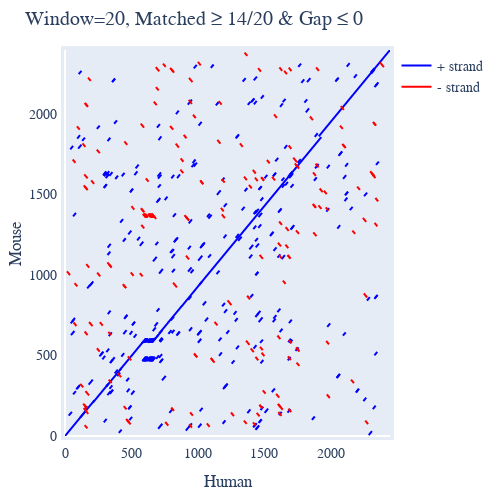

The notebook cell this image was saved under:
### Markdown cell above
## Displaying dotplot for the reverse complement

### Code cell
draw = seqs.dotplot(name1="Human", name2="Mouse", rc=True)
draw.show()

### Figure 1 — Plotly figure (JSON) as saved in the notebook; plotly's stock layout.template omitted (floating-point values rounded to 4 significant figures; data arrays with more than 128 entries replaced by an {"elided": "..."} marker saying what was removed)
{"data": [{"line": {"color": "blue"}, "mode": "lines", "name": "+ strand", "type": "scatter", "x": {"elided": "1061 int values"}, "xaxis": "x", "y": {"elided": "1061 int values"}, "yaxis": "y"}, {"line": {"color": "red"}, "mode": "lines", "name": "- strand", "type": "scatter", "x": {"elided": "566 int values"}, "xaxis": "x", "y": {"elided": "566 int values"}, "yaxis": "y"}], "layout": {"autosize": false, "font": {"family": "Balto", "size": 14}, "height": 490.2, "hovermode": "closest", "margin": {"b": 50, "l": 50, "pad": 4, "r": 50, "t": 50}, "showlegend": true, "title": {"text": "Window=20, Matched ≥ 14/20 & Gap ≤ 0"}, "width": 500, "xaxis": {"mirror": true, "range": [0, 2445], "showgrid": false, "showline": true, "title": {"text": "Human"}, "type": "linear", "visible": true}, "yaxis": {"mirror": true, "range": [0, 2397], "showgrid": false, "showline": true, "title": {"text": "Mouse"}, "type": "linear", "visible": true}}}
